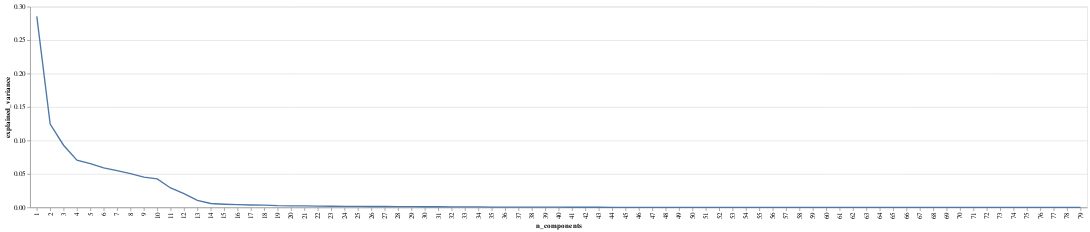

The cell this chart's notebook holds for it:
### Code cell
draw_components_variance_chart(pca)

### Figure 1 — Vega-Lite specification as saved in the notebook (floating-point values rounded to 4 significant figures)
{"config": {"view": {"continuousWidth": 400, "continuousHeight": 300}}, "data": {"name": "data-d119128c9b1dcdc48daa9abebd2699b1"}, "mark": "line", "encoding": {"x": {"field": "n_components", "type": "ordinal"}, "y": {"field": "explained_variance", "type": "quantitative"}}, "$schema": "https://vega.github.io/schema/vega-lite/v4.17.0.json", "datasets": {"data-d119128c9b1dcdc48daa9abebd2699b1": [{"n_components": 1, "explained_variance": 0.2856}, {"n_components": 2, "explained_variance": 0.1245}, {"n_components": 3, "explained_variance": 0.09292}, {"n_components": 4, "explained_variance": 0.07071}, {"n_components": 5, "explained_variance": 0.06533}, {"n_components": 6, "explained_variance": 0.05911}, {"n_components": 7, "explained_variance": 0.05504}, {"n_components": 8, "explained_variance": 0.05057}, {"n_components": 9, "explained_variance": 0.04528}, {"n_components": 10, "explained_variance": 0.04266}, {"n_components": 11, "explained_variance": 0.02908}, {"n_components": 12, "explained_variance": 0.02053}, {"n_components": 13, "explained_variance": 0.01043}, {"n_components": 14, "explained_variance": 0.005794}, {"n_components": 15, "explained_variance": 0.00474}, {"n_components": 16, "explained_variance": 0.004111}, {"n_components": 17, "explained_variance": 0.003635}, {"n_components": 18, "explained_variance": 0.003322}, {"n_components": 19, "explained_variance": 0.002618}, {"n_components": 20, "explained_variance": 0.002369}, {"n_components": 21, "explained_variance": 0.002205}, {"n_components": 22, "explained_variance": 0.001968}, {"n_components": 23, "explained_variance": 0.001767}, {"n_components": 24, "explained_variance": 0.001516}, {"n_components": 25, "explained_variance": 0.001454}, {"n_components": 26, "explained_variance": 0.00134}, {"n_components": 27, "explained_variance": 0.00129}, {"n_components": 28, "explained_variance": 0.001128}, {"n_components": 29, "explained_variance": 0.001051}, {"n_components": 30, "explained_variance": 0.0009893}, {"n_components": 31, "explained_variance": 0.0009107}, {"n_components": 32, "explained_variance": 0.0008203}, {"n_components": 33, "explained_variance": 0.0007317}, {"n_components": 34, "explained_variance": 0.0006963}, {"n_components": 35, "explained_variance": 0.0004739}, {"n_components": 36, "explained_variance": 0.0003577}, {"n_components": 37, "explained_variance": 0.0003406}, {"n_components": 38, "explained_variance": 0.0003211}, {"n_components": 39, "explained_variance": 0.0003067}, {"n_components": 40, "explained_variance": 0.0003008}, {"n_components": 41, "explained_variance": 0.0002553}, {"n_components": 42, "explained_variance": 0.0002081}, {"n_components": 43, "explained_variance": 0.0001741}, {"n_components": 44, "explained_variance": 0.0001431}, {"n_components": 45, "explained_variance": 0.0001229}, {"n_components": 46, "explained_variance": 9.932e-05}, {"n_components": 47, "explained_variance": 9.414e-05}, {"n_components": 48, "explained_variance": 8.935e-05}, {"n_components": 49, "explained_variance": 7.537e-05}, {"n_components": 50, "explained_variance": 6.72e-05}, {"n_components": 51, "explained_variance": 5.324e-05}, {"n_components": 52, "explained_variance": 4.675e-05}, {"n_components": 53, "explained_variance": 4.168e-05}, {"n_components": 54, "explained_variance": 3.4e-05}, {"n_components": 55, "explained_variance": 3.181e-05}, {"n_components": 56, "explained_variance": 2.911e-05}, {"n_components": 57, "explained_variance": 2.572e-05}, {"n_components": 58, "explained_variance": 2.283e-05}, {"n_components": 59, "explained_variance": 2.109e-05}, {"n_components": 60, "explained_variance": 1.554e-05}, {"n_components": 61, "explained_variance": 1.211e-05}, {"n_components": 62, "explained_variance": 1.109e-05}, {"n_components": 63, "explained_variance": 1.044e-05}, {"n_components": 64, "explained_variance": 9.292e-06}, {"n_components": 65, "explained_variance": 7.68e-06}, {"n_components": 66, "explained_variance": 7.031e-06}, {"n_components": 67, "explained_variance": 3.859e-06}, {"n_components": 68, "explained_variance": 3.451e-06}, {"n_components": 69, "explained_variance": 3.125e-06}, {"n_components": 70, "explained_variance": 1.951e-06}, {"n_components": 71, "explained_variance": 1.853e-06}, {"n_components": 72, "explained_variance": 1.792e-06}, {"n_components": 73, "explained_variance": 1.334e-06}, {"n_components": 74, "explained_variance": 1.203e-06}, {"n_components": 75, "explained_variance": 6.05e-07}, {"n_components": 76, "explained_variance": 5.658e-07}, {"n_components": 77, "explained_variance": 5.304e-07}, {"n_components": 78, "explained_variance": 4.759e-07}, {"n_components": 79, "explained_variance": 5.981e-09}]}}
